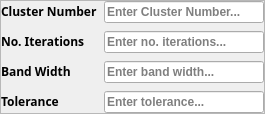
                      <widget class="QFrame" name="frame_1">
                       <property name="frameShape">
                        <enum>QFrame::StyledPanel</enum>
                       </property>
                       <property name="frameShadow">
                        <enum>QFrame::Raised</enum>
                       </property>
                       <layout class="QGridLayout" name="gridLayout_175">
                        <property name="leftMargin">
                         <number>0</number>
                        </property>
                        <property name="topMargin">
                         <number>0</number>
                        </property>
                        <property name="rightMargin">
                         <number>0</number>
                        </property>
                        <property name="bottomMargin">
                         <number>0</number>
                        </property>
                        <item row="0" column="0">
                         <layout class="QGridLayout" name="gridLayout_172">
                          <property name="verticalSpacing">
                           <number>8</number>
                          </property>
                          <item row="0" column="0">
                           <widget class="QFrame" name="frame_cluster_number">
                            <layout class="QGridLayout" name="gridLayout_176" columnstretch="0,0">
                             <property name="leftMargin">
                              <number>0</number>
                             </property>
                             <property name="topMargin">
                              <number>0</number>
                             </property>
                             <property name="rightMargin">
                              <number>0</number>
                             </property>
                             <property name="bottomMargin">
                              <number>0</number>
                             </property>
                             <property name="verticalSpacing">
                              <number>10</number>
                             </property>
                             <item row="0" column="0">
                              <widget class="QLabel" name="label_75">
                               <property name="sizePolicy">
                                <sizepolicy hsizetype="Preferred" vsizetype="Fixed">
                                 <horstretch>0</horstretch>
                                 <verstretch>0</verstretch>
                                </sizepolicy>
                               </property>
                               <property name="font">
                                <font>
                                 <family>Yu Gothic UI Semibold</family>
                                 <pointsize>9</pointsize>
                                 <weight>75</weight>
                                 <italic>false</italic>
                                 <bold>true</bold>
                                 <underline>false</underline>
                                </font>
                               </property>
                               <property name="text">
                                <string>Cluster Number</string>
                               </property>
                              </widget>
                             </item>
                             <item row="0" column="1">
                              <widget class="QLineEdit" name="lineEdit_cluster_number">
                               <property name="sizePolicy">
                                <sizepolicy hsizetype="Fixed" vsizetype="Fixed">
                                 <horstretch>0</horstretch>
                                 <verstretch>0</verstretch>
                                </sizepolicy>
                               </property>
                               <property name="minimumSize">
                                <size>
                                 <width>160</width>
                                 <height>0</height>
                                </size>
                               </property>
                               <property name="maximumSize">
                                <size>
                                 <width>160</width>
                                 <height>16777215</height>
                                </size>
                               </property>
                               <property name="font">
                                <font>
                                 <family>Yu Gothic UI</family>
                                 <pointsize>9</pointsize>
                                 <weight>75</weight>
                                 <italic>false</italic>
                                 <bold>true</bold>
                                 <underline>false</underline>
                                </font>
                               </property>
                               <property name="cursor">
                                <cursorShape>IBeamCursor</cursorShape>
                               </property>
                               <property name="toolTip">
                                <string>Enter cluster Number</string>
                               </property>
                               <property name="cursorPosition">
                                <number>0</number>
                               </property>
                               <property name="alignment">
                                <set>Qt::AlignLeading|Qt::AlignLeft|Qt::AlignVCenter</set>
                               </property>
                               <property name="placeholderText">
                                <string>Enter Cluster Number...</string>
                               </property>
                               <property name="clearButtonEnabled">
                                <bool>false</bool>
                               </property>
                              </widget>
                             </item>
                            </layout>
                           </widget>
                          </item>
                          <item row="1" column="0">
                           <widget class="QFrame" name="frame_iterations">
                            <layout class="QGridLayout" name="gridLayout_177" columnstretch="0,0">
                             <property name="leftMargin">
                              <number>0</number>
                             </property>
                             <property name="topMargin">
                              <number>0</number>
                             </property>
                             <property name="rightMargin">
                              <number>0</number>
                             </property>
                             <property name="bottomMargin">
                              <number>0</number>
                             </property>
                             <property name="verticalSpacing">
                              <number>10</number>
                             </property>
                             <item row="0" column="0">
                              <widget class="QLabel" name="label_69">
                               <property name="sizePolicy">
                                <sizepolicy hsizetype="Preferred" vsizetype="Fixed">
                                 <horstretch>0</horstretch>
                                 <verstretch>0</verstretch>
                                </sizepolicy>
                               </property>
                               <property name="font">
                                <font>
                                 <family>Yu Gothic UI Semibold</family>
                                 <pointsize>9</pointsize>
                                 <weight>75</weight>
                                 <italic>false</italic>
                                 <bold>true</bold>
                                 <underline>false</underline>
                                </font>
                               </property>
                               <property name="text">
                                <string>No. Iterations</string>
                               </property>
                              </widget>
                             </item>
                             <item row="0" column="1">
                              <widget class="QLineEdit" name="lineEdit_iterations">
                               <property name="sizePolicy">
                                <sizepolicy hsizetype="Fixed" vsizetype="Fixed">
                                 <horstretch>0</horstretch>
                                 <verstretch>0</verstretch>
                                </sizepolicy>
                               </property>
                               <property name="minimumSize">
                                <size>
                                 <width>160</width>
                                 <height>0</height>
                                </size>
                               </property>
                               <property name="maximumSize">
                                <size>
                                 <width>160</width>
                                 <height>16777215</height>
                                </size>
                               </property>
                               <property name="font">
                                <font>
                                 <family>Yu Gothic UI</family>
                                 <pointsize>9</pointsize>
                                 <weight>75</weight>
                                 <italic>false</italic>
                                 <bold>true</bold>
                                 <underline>false</underline>
                                </font>
                               </property>
                               <property name="cursor">
                                <cursorShape>IBeamCursor</cursorShape>
                               </property>
                               <property name="toolTip">
                                <string>Enter number of iterations</string>
                               </property>
                               <property name="cursorPosition">
                                <number>0</number>
                               </property>
                               <property name="alignment">
                                <set>Qt::AlignLeading|Qt::AlignLeft|Qt::AlignVCenter</set>
                               </property>
                               <property name="placeholderText">
                                <string>Enter no. iterations...</string>
                               </property>
                               <property name="clearButtonEnabled">
                                <bool>false</bool>
                               </property>
                              </widget>
                             </item>
                            </layout>
                           </widget>
                          </item>
                          <item row="2" column="0">
                           <widget class="QFrame" name="frame_band_width">
                            <layout class="QGridLayout" name="gridLayout_179" columnstretch="0,0">
                             <property name="leftMargin">
                              <number>0</number>
                             </property>
                             <property name="topMargin">
                              <number>0</number>
                             </property>
                             <property name="rightMargin">
                              <number>0</number>
                             </property>
                             <property name="bottomMargin">
                              <number>0</number>
                             </property>
                             <property name="verticalSpacing">
                              <number>10</number>
                             </property>
                             <item row="0" column="0">
                              <widget class="QLabel" name="label_77">
                               <property name="sizePolicy">
                                <sizepolicy hsizetype="Preferred" vsizetype="Fixed">
                                 <horstretch>0</horstretch>
                                 <verstretch>0</verstretch>
                                </sizepolicy>
                               </property>
                               <property name="font">
                                <font>
                                 <family>Yu Gothic UI Semibold</family>
                                 <pointsize>9</pointsize>
                                 <weight>75</weight>
                                 <italic>false</italic>
                                 <bold>true</bold>
                                 <underline>false</underline>
                                </font>
                               </property>
                               <property name="text">
                                <string>Band Width</string>
                               </property>
                              </widget>
                             </item>
                             <item row="0" column="1">
                              <widget class="QLineEdit" name="lineEdit_iterations_3">
                               <property name="sizePolicy">
                                <sizepolicy hsizetype="Fixed" vsizetype="Fixed">
                                 <horstretch>0</horstretch>
                                 <verstretch>0</verstretch>
                                </sizepolicy>
                               </property>
                               <property name="minimumSize">
                                <size>
                                 <width>160</width>
                                 <height>0</height>
                                </size>
                               </property>
                               <property name="maximumSize">
                                <size>
                                 <width>160</width>
                                 <height>16777215</height>
                                </size>
                               </property>
                               <property name="font">
                                <font>
                                 <family>Yu Gothic UI</family>
                                 <pointsize>9</pointsize>
                                 <weight>75</weight>
                                 <italic>false</italic>
                                 <bold>true</bold>
                                 <underline>false</underline>
                                </font>
                               </property>
                               <property name="cursor">
                                <cursorShape>IBeamCursor</cursorShape>
                               </property>
                               <property name="toolTip">
                                <string>Enter number of iterations</string>
                               </property>
                               <property name="cursorPosition">
                                <number>0</number>
                               </property>
                               <property name="alignment">
                                <set>Qt::AlignLeading|Qt::AlignLeft|Qt::AlignVCenter</set>
                               </property>
                               <property name="placeholderText">
                                <string>Enter band width...</string>
                               </property>
                               <property name="clearButtonEnabled">
                                <bool>false</bool>
                               </property>
                              </widget>
                             </item>
                            </layout>
                           </widget>
                          </item>
                          <item row="3" column="0">
                           <widget class="QFrame" name="frame_tolerance">
                            <layout class="QGridLayout" name="gridLayout_180" columnstretch="0,0">
                             <property name="leftMargin">
                              <number>0</number>
                             </property>
                             <property name="topMargin">
                              <number>0</number>
                             </property>
                             <property name="rightMargin">
                              <number>0</number>
                             </property>
                             <property name="bottomMargin">
                              <number>0</number>
                             </property>
                             <property name="verticalSpacing">
                              <number>10</number>
                             </property>
                             <item row="0" column="0">
                              <widget class="QLabel" name="label_78">
                               <property name="sizePolicy">
                                <sizepolicy hsizetype="Preferred" vsizetype="Fixed">
                                 <horstretch>0</horstretch>
                                 <verstretch>0</verstretch>
                                </sizepolicy>
                               </property>
                               <property name="font">
                                <font>
                                 <family>Yu Gothic UI Semibold</family>
                                 <pointsize>9</pointsize>
                                 <weight>75</weight>
                                 <italic>false</italic>
                                 <bold>true</bold>
                                 <underline>false</underline>
                                </font>
                               </property>
                               <property name="text">
                                <string>Tolerance</string>
                               </property>
                              </widget>
                             </item>
                             <item row="0" column="1">
                              <widget class="QLineEdit" name="lineEdit_iterations_4">
                               <property name="sizePolicy">
                                <sizepolicy hsizetype="Fixed" vsizetype="Fixed">
                                 <horstretch>0</horstretch>
                                 <verstretch>0</verstretch>
                                </sizepolicy>
                               </property>
                               <property name="minimumSize">
                                <size>
                                 <width>160</width>
                                 <height>0</height>
                                </size>
                               </property>
                               <property name="maximumSize">
                                <size>
                                 <width>160</width>
                                 <height>16777215</height>
                                </size>
                               </property>
                               <property name="font">
                                <font>
                                 <family>Yu Gothic UI</family>
                                 <pointsize>9</pointsize>
                                 <weight>75</weight>
                                 <italic>false</italic>
                                 <bold>true</bold>
                                 <underline>false</underline>
                                </font>
                               </property>
                               <property name="cursor">
                                <cursorShape>IBeamCursor</cursorShape>
                               </property>
                               <property name="toolTip">
                                <string>Enter number of iterations</string>
                               </property>
                               <property name="cursorPosition">
                                <number>0</number>
                               </property>
                               <property name="alignment">
                                <set>Qt::AlignLeading|Qt::AlignLeft|Qt::AlignVCenter</set>
                               </property>
                               <property name="placeholderText">
                                <string>Enter tolerance...</string>
                               </property>
                               <property name="clearButtonEnabled">
                                <bool>false</bool>
                               </property>
                              </widget>
                             </item>
                            </layout>
                           </widget>
                          </item>
                         </layout>
                        </item>
                       </layout>
                      </widget>
